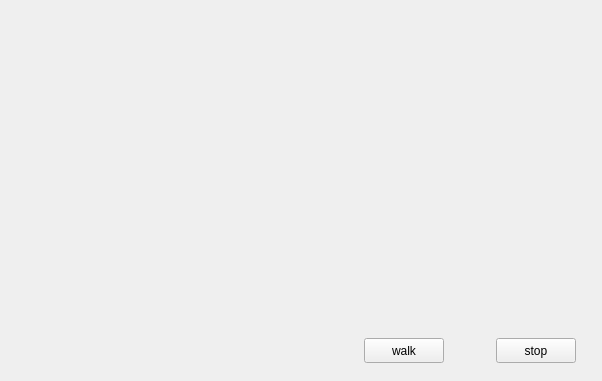
<?xml version="1.0" encoding="UTF-8"?>
<ui version="4.0">
 <class>Widget</class>
 <widget class="QWidget" name="Widget">
  <property name="geometry">
   <rect>
    <x>0</x>
    <y>0</y>
    <width>602</width>
    <height>381</height>
   </rect>
  </property>
  <property name="windowTitle">
   <string>Widget</string>
  </property>
  <widget class="QChartView" name="chart" native="true">
   <property name="geometry">
    <rect>
     <x>21</x>
     <y>21</y>
     <width>561</width>
     <height>301</height>
    </rect>
   </property>
  </widget>
  <widget class="QPushButton" name="pushButtonWalk">
   <property name="geometry">
    <rect>
     <x>496</x>
     <y>338</y>
     <width>80</width>
     <height>25</height>
    </rect>
   </property>
   <property name="text">
    <string>stop</string>
   </property>
  </widget>
  <widget class="QPushButton" name="pushButtonStop">
   <property name="geometry">
    <rect>
     <x>364</x>
     <y>338</y>
     <width>80</width>
     <height>25</height>
    </rect>
   </property>
   <property name="text">
    <string>walk</string>
   </property>
  </widget>
 </widget>
 <layoutdefault spacing="6" margin="11"/>
 <customwidgets>
  <customwidget>
   <class>QChartView</class>
   <extends>QWidget</extends>
   <header>QChartView</header>
   <container>1</container>
  </customwidget>
 </customwidgets>
 <resources/>
 <connections/>
</ui>
